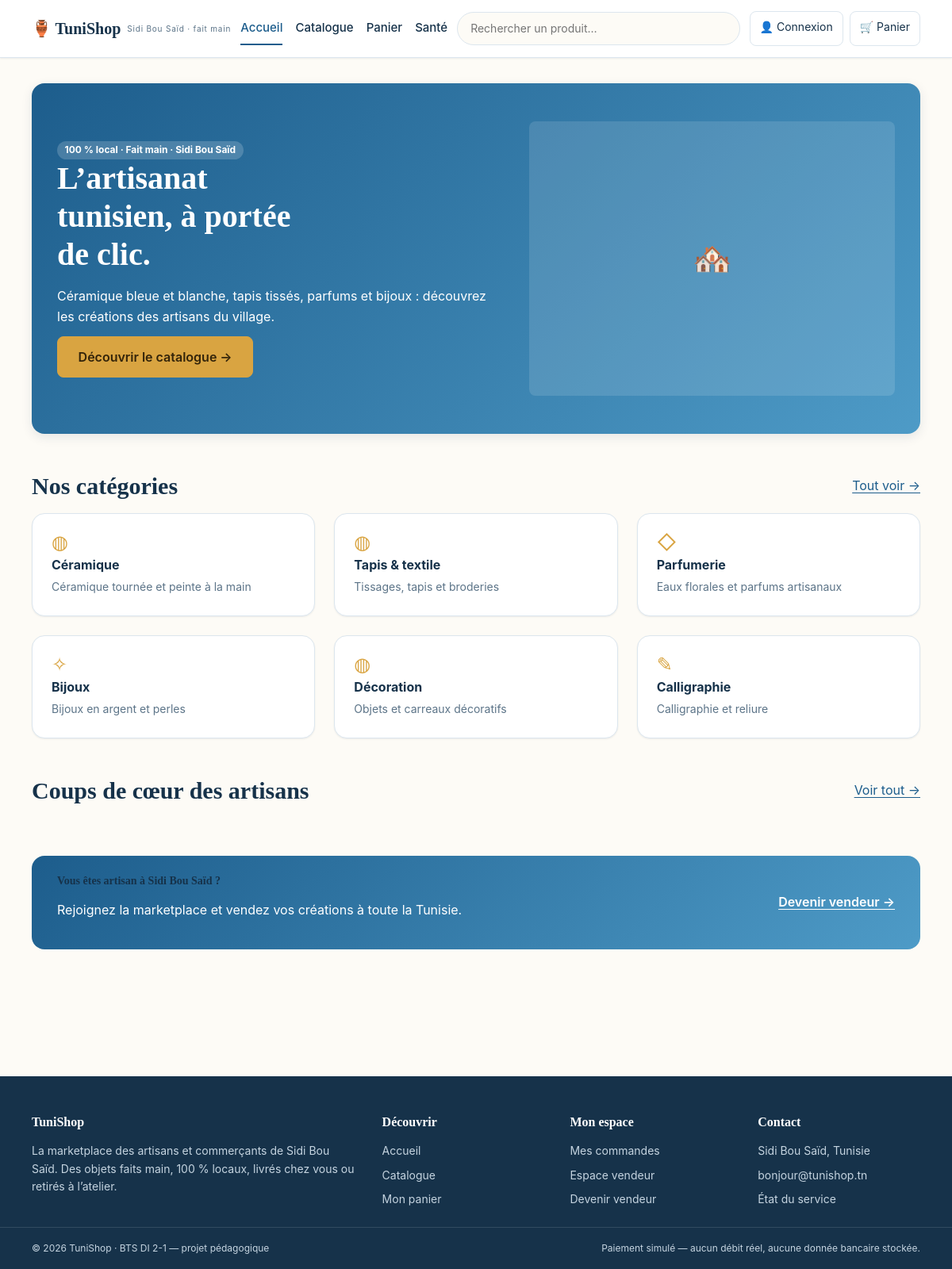
The page / on the database its author committed.
### tables this page shows
CREATE TABLE categories (
  id          INT UNSIGNED NOT NULL AUTO_INCREMENT,
  parent_id   INT UNSIGNED NULL,
  name        VARCHAR(100) NOT NULL,
  slug        VARCHAR(120) NOT NULL,
  description TEXT NULL,
  icon        VARCHAR(50)  NULL,
  sort_order  SMALLINT UNSIGNED NOT NULL DEFAULT 0,
  is_active   BOOLEAN NOT NULL DEFAULT TRUE,
  created_at  DATETIME NOT NULL DEFAULT CURRENT_TIMESTAMP,
  updated_at  DATETIME NOT NULL DEFAULT CURRENT_TIMESTAMP ON UPDATE CURRENT_TIMESTAMP,
  PRIMARY KEY (id),
  UNIQUE KEY uq_categories_slug (slug),
  KEY idx_categories_parent (parent_id),
  CONSTRAINT fk_categories_parent FOREIGN KEY (parent_id) REFERENCES categories (id) ON DELETE SET NULL
);

### app/Core/View.php (called while the page is built, shortened)
<?php
final class View
{
    public function share(array $data): void
    {
        $this->shared = $data + $this->shared;
    }
    public function render(string $template, array $data = [], ?string $layout = 'layouts/main'): string
    {
        $content = $this->renderTemplate($template, $data + $this->shared);
        return $this->renderTemplate($layout, $this->shared + $data + ['content' => $content]);
    }
    private function renderTemplate(string $template, array $data): string
    {
        $relative = str_replace('.', '/', $template);
        $path = rtrim($this->basePath, '/\\') . DIRECTORY_SEPARATOR . $relative . '.php';
        extract($data, EXTR_SKIP);
        require $path;
        return (string) ob_get_clean();
    }
}

### app/Core/Controller.php (called while the page is built, shortened)
<?php
abstract class Controller
{
    protected function render(string $template, array $data = [], int $status = 200): Response
    {
        return Response::html($this->view->render($template, $data), $status);
    }
}

### app/Controllers/HomeController.php (called while the page is built, shortened)
<?php
final class HomeController extends Controller
{
    public function index(Request $request): Response
    {
        $products = new Product($this->database);
        $categories = new Category($this->database);
        return $this->render('home/index', [
            'pageTitle' => 'Accueil',
            'featured'  => $products->catalogue(['featured' => true], 6),
            'categories' => $categories->active(),
            'flash'     => [
                'success' => $this->session->flash('success'),
                'error'   => $this->session->flash('error'),
            ],
        ]);
    }
}

### app/Core/Router.php (called while the page is built, shortened)
<?php
final class Router
{
    public function dispatch(Request $request): Response
    {
        foreach ($this->routes as $route) {
            [$method, $pattern, $handler, $specs, $name] = $route + [null, null, null, [], null];
            $params = $this->match((string) $pattern, $request->path());
            $request->setRouteParams($params);
            $request->setRouteName($name);
            $next = fn (Request $r): Response => $this->callHandler((string) $handler, $r);
            return $next($request);
        }
        throw new \App\Exceptions\NotFoundException('Aucune route ne correspond à ' . $request->path());
    }
    private function match(string $pattern, string $path): ?array
    {
        if ($pattern === '/') {
            return $path === '/' ? [] : null;
        }
        $params = [];
        return $params;
    }
    private function callHandler(string $handler, Request $request): Response
    {
        [$class, $action] = explode('@', $handler, 2);
        $controller = new $class($this->database, $this->session, $this->view);
        $arguments = ['request' => $request] + $request->routeParams();
        return $controller->{$action}(...$arguments);
    }
}

### app/Core/Application.php (called while the page is built, shortened)
<?php
final class Application
{
    public readonly Session $session;
    public readonly Router $router;
    public function __construct(array $config, array $routes)
    {
        $this->database = new Database($config['database']);
        $this->session = new Session($config['app']['session']);
        $nonce = bin2hex(random_bytes(16));
        $seo = new Seo((string) ($config['app']['site_url'] ?? 'https://tunishop.tn'), $nonce);
        $this->view = new View($config['views'], [
            'appName' => $config['app']['name'],
            'baseUrl' => $config['app']['base_url'],
            'appEnv'  => $config['app']['env'],
            'pricing' => $config['app']['pricing'],
            'seo'     => $seo,
            'session' => $this->session,
        ]);
        $this->router = new Router($routes, $this->database, $this->session, $this->view);
    }
    private function bootstrapMiddlewares(): void
    {
        $this->router->addMiddleware('auth', new AuthMiddleware($this->session));
        $this->router->addMiddleware('csrf', new CsrfMiddleware($this->session));
        $session = $this->session;
        $this->router->setMiddlewareFactory(
            static function (string $spec) use ($session): ?MiddlewareInterface {
                if (!str_starts_with($spec, 'role:')) {
                    return null;
                }
                $roles = array_values(array_filter(explode(',', substr($spec, 5))));
                return new RoleMiddleware($session, $roles);
            }
        );
    }
    public function handle(Request $request): Response
    {
        return $this->router->dispatch($request)
            ->withHeader('X-Robots-Tag', self::robotsDirective($request->path()));
    }
    private static function robotsDirective(string $path): string
    {
        return 'index, follow';
    }
}

### public/index.php (called while the page is built, shortened)
<?php
$root = dirname(__DIR__);
$appConfig = require $root . '/config/app.php';
$dbConfig  = require $root . '/config/database.php';
$routes    = require $root . '/config/routes.php';
date_default_timezone_set($appConfig['timezone']);
$app = new Application(
    ['app' => $appConfig, 'database' => $dbConfig, 'views' => $root . '/app/Views'],
    $routes
);
try {
    $response = $app->handle(Request::fromGlobals());
} catch (HttpException $e) {
    $response = $e->toResponse();
} catch (Throwable $e) {
    $message = $appConfig['debug']
        ? htmlspecialchars((string) $e, ENT_QUOTES | ENT_SUBSTITUTE, 'UTF-8')
        : 'Une erreur interne est survenue.';
    $response = Response::html('<h1>Erreur 500</h1><pre>' . $message . '</pre>', 500);
}

### app/Core/Database.php (called while the page is built, shortened)
<?php
final class Database
{
    private ?PDO $pdo = null;
    private ?int $auditUserId = null;
    private ?string $auditIp = null;
    private ?string $auditUa = null;
    public function pdo(): PDO
    {
        if ($this->pdo === null) {
            $c = $this->config;
            $dsn = sprintf(
                '%s:host=%s;port=%d;dbname=%s',
                $c['driver'],
                $c['host'],
                $c['port'],
                $c['dbname']
            );
            $this->pdo = new PDO($dsn, $c['user'], $c['password'], $c['options']);
            $this->pdo->exec(sprintf('SET NAMES %s COLLATE %s', $c['charset'], $c['collation']));
            $this->applyAuditSession();
        }
        return $this->pdo;
    }
    public function setAuditContext(?int $userId, ?string $ip, ?string $userAgent): void
    {
        $this->auditUserId = $userId;
        $this->auditIp = $ip !== null ? substr($ip, 0, 45) : null;
        $this->auditUa = $userAgent !== null ? substr($userAgent, 0, 255) : null;
    }
    private function applyAuditSession(): void
    {
        if ($this->pdo === null) {
            return;
        }
        $stmt = $this->pdo->prepare('SET @current_user_id = ?, @client_ip = ?, @client_ua = ?');
        $stmt->execute([$this->auditUserId, $this->auditIp, $this->auditUa]);
    }
    public function prepare(string $sql): PDOStatement
    {
        return $this->pdo()->prepare($sql);
    }
    public function fetchAll(string $sql, array $params = []): array
    {
        $stmt = $this->prepare($sql);
        $stmt->execute($params);
        return $stmt->fetchAll();
    }
}

### app/Models/Category.php (called while the page is built, shortened)
<?php
final class Category extends Model
{
    public function active(): array
    {
        return $this->database->fetchAll(
            'SELECT * FROM categories WHERE is_active = 1 ORDER BY sort_order, name'
        );
    }
}

### config/app.php (called while the page is built, shortened)
<?php
return [
    'name'     => 'TuniShop',
    'env'      => getenv('APP_ENV') ?: 'local',
    'debug'    => filter_var(getenv('APP_DEBUG') ?: 'true', FILTER_VALIDATE_BOOLEAN),
    'timezone' => getenv('APP_TIMEZONE') ?: 'Africa/Tunis',
    'base_url' => getenv('APP_BASE_URL') !== false ? (string) getenv('APP_BASE_URL') : '',
    'site_url' => getenv('APP_SITE_URL') ?: 'https://tunishop.tn',
    'locale'   => 'fr_TN',
    'session' => [
        'name'     => getenv('SESSION_NAME') ?: 'tunishop_session',
        'lifetime' => 7200,
        'httponly' => true,
        'samesite' => 'Lax',
        'secure'   => filter_var(getenv('SESSION_SECURE') ?: 'false', FILTER_VALIDATE_BOOLEAN),
    ],
    'cart' => [
        'lifetime_days' => 30,
    ],
    'pricing' => [
        'vat_rate'             => 0.19,
        'shipping_fee'         => 8.00,
        'free_shipping_threshold' => 100.00,
        'currency'             => 'DT',
    ],
];

### config/database.php (called while the page is built, shortened)
<?php
return [
    'driver'    => 'mysql',
    'host'      => getenv('DB_HOST') ?: '127.0.0.1',
    'port'      => (int) (getenv('DB_PORT') ?: 3306),
    'dbname'    => getenv('DB_NAME') ?: 'tunishop',
    'charset'   => 'utf8mb4',
    'collation' => 'utf8mb4_unicode_ci',
    'user'      => getenv('DB_USER') ?: 'root',
    'password'  => getenv('DB_PASSWORD') !== false ? getenv('DB_PASSWORD') : '',
    'options'   => [
        PDO::ATTR_ERRMODE            => PDO::ERRMODE_EXCEPTION,
        PDO::ATTR_DEFAULT_FETCH_MODE => PDO::FETCH_ASSOC,
        PDO::ATTR_EMULATE_PREPARES   => false,
        PDO::ATTR_STRINGIFY_FETCHES  => false,
    ],
];

### app/Core/Request.php (called while the page is built, shortened)
<?php
final class Request
{
    private array $routeParams = [];
    public static function fromGlobals(): self
    {
        $server = $_SERVER;
        $method = strtoupper((string) ($server['REQUEST_METHOD'] ?? 'GET'));
        $uri = (string) ($server['REQUEST_URI'] ?? '/');
        $path = parse_url($uri, PHP_URL_PATH) ?: '/';
        $scriptDir = str_replace('\\', '/', dirname((string) ($server['SCRIPT_NAME'] ?? '/index.php')));
        $rawBody = file_get_contents('php://input');
        return new self(
            $method,
            self::normalizePath($path),
            $_GET,
            $_POST,
            $server,
            $rawBody === false || $rawBody === '' ? null : $rawBody
        );
    }
    public static function normalizePath(string $path): string
    {
        $path = '/' . trim($path, '/');
        $path = (string) preg_replace('#/+#', '/', $path);
        return $path === '' ? '/' : $path;
    }
    public function method(): string
    {
        return $this->method;
    }
    public function path(): string
    {
        return $this->path;
    }
    public function ip(): ?string
    {
        $ip = $this->server['REMOTE_ADDR'] ?? null;
        return $ip !== null ? (string) $ip : null;
    }
    public function userAgent(): ?string
    {
        $ua = $this->server['HTTP_USER_AGENT'] ?? null;
        return $ua !== null ? (string) $ua : null;
    }
    public function setRouteParams(array $params): void
    {
        $this->routeParams = $params;
    }
    public function routeParams(): array
    {
        return $this->routeParams;
    }
}

### app/Core/Session.php (called while the page is built, shortened)
<?php
final class Session
{
    private bool $started = false;
    private function start(): void
    {
        if ($this->started) {
            return;
        }
        $this->started = true;
    }
    private function &store(): array
    {
        return $_SESSION;
    }
    public function get(string $key, mixed $default = null): mixed
    {
        $store = &$this->store();
        return $store[$key] ?? $default;
    }
    public function user(): ?array
    {
        $user = $this->get('user');
        return is_array($user) ? $user : null;
    }
    public function userId(): ?int
    {
        $user = $this->user();
        return isset($user['id']) ? (int) $user['id'] : null;
    }
}

### app/Models/Product.php (called while the page is built, shortened)
<?php
final class Product extends Model
{
    public function catalogue(array $filters = [], int $limit = 24, int $offset = 0): array
    {
        $sql = 'SELECT * FROM v_catalogue WHERE 1 = 1';
        $params = [];
        if (!empty($filters['featured'])) {
            $sql .= ' AND is_featured = 1';
        }
        $sql .= ' ORDER BY is_featured DESC, name ASC LIMIT ' . max(1, $limit)
            . ' OFFSET ' . max(0, $offset);
        return $this->database->fetchAll($sql, $params);
    }
}

### app/Views/home/index.php (the view, shortened to what this page needs)
<section class="hero" aria-labelledby="hero-title">
  <div>
    <span class="pill">100 % local · Fait main · Sidi Bou Saïd</span>
    <h1 id="hero-title">L’artisanat tunisien, à portée de clic.</h1>
    <p>Céramique bleue et blanche, tapis tissés, parfums et bijoux : découvrez les créations des artisans du village.</p>
    <a class="btn large" href="/catalogue">Découvrir le catalogue →</a>
  </div>
  <div class="thumb" role="img" aria-label="Illustration du village bleu et blanc de Sidi Bou Saïd">
    <span aria-hidden="true">🏘️</span>
  </div>
</section>
<section class="section" aria-labelledby="categories-title">
  <div class="section-head">
    <h2 id="categories-title">Nos catégories</h2>
    <a class="link" href="/catalogue">Tout voir →</a>
  </div>
  <div class="grid cols-3">
    <?php
    $icons = ['céramique' => '🏺', 'tapis' => '▦', 'parfumerie' => '◇', 'bijoux' => '✧', 'décoration' => '◈', 'calligraphie' => '✎'];
    foreach ($categories as $category) :
        $slug = (string) ($category['slug'] ?? '');
        $icon = $icons[$slug] ?? '◍';
    ?>
      <a class="card category" href="/catalogue?category=<?= $this->e($slug) ?>">
        <span class="category-icon" aria-hidden="true"><?= $this->e($icon) ?></span>
        <strong><?= $this->e($category['name']) ?></strong>
        <span class="muted small"><?= $this->e($category['description'] ?? '') ?></span>
      </a>
    <?php endforeach; ?>
  </div>
</section>
<section class="section" aria-labelledby="featured-title">
  <div class="section-head">
    <h2 id="featured-title">Coups de cœur des artisans</h2>
    <a class="link" href="/catalogue">Voir tout →</a>
  </div>
</section>
<section class="banner" aria-labelledby="seller-banner-title">
  <div>
    <h2 id="seller-banner-title" class="small">Vous êtes artisan à Sidi Bou Saïd ?</h2>
    <p>Rejoignez la marketplace et vendez vos créations à toute la Tunisie.</p>
  </div>
  <a class="link" href="/inscription">Devenir vendeur →</a>
</section>

### rows shown on the page
categories: slug "◍", name "Céramique", description "Céramique tournée et peinte à la main"
categories: slug "◍", name "Tapis & textile", description "Tissages, tapis et broderies"
categories: slug "◇", name "Parfumerie", description "Eaux florales et parfums artisanaux"
categories: slug "✧", name "Bijoux", description "Bijoux en argent et perles"
categories: slug "◍", name "Décoration", description "Objets et carreaux décoratifs"
categories: slug "✎", name "Calligraphie", description "Calligraphie et reliure"
